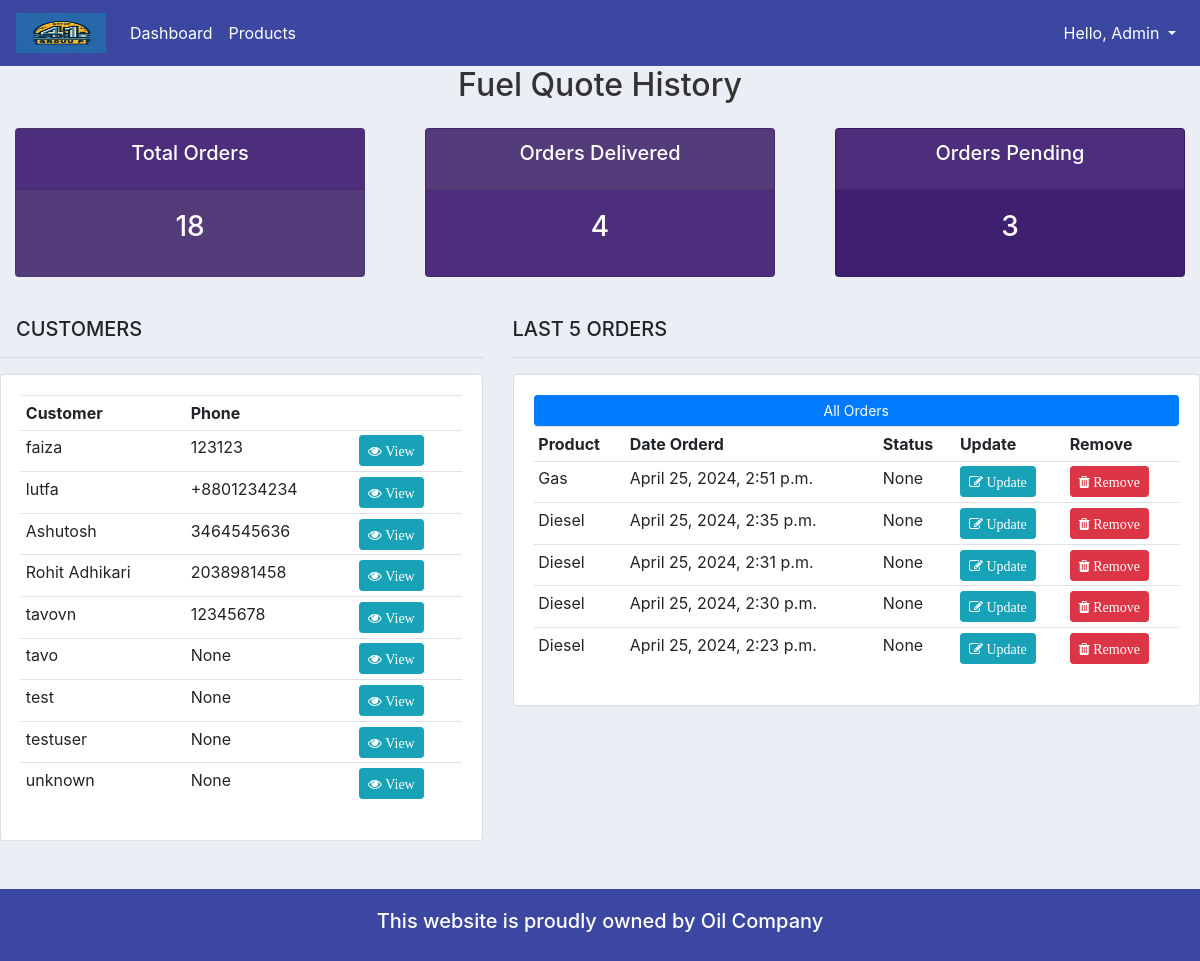
Before: / (signed in) with the older database file.
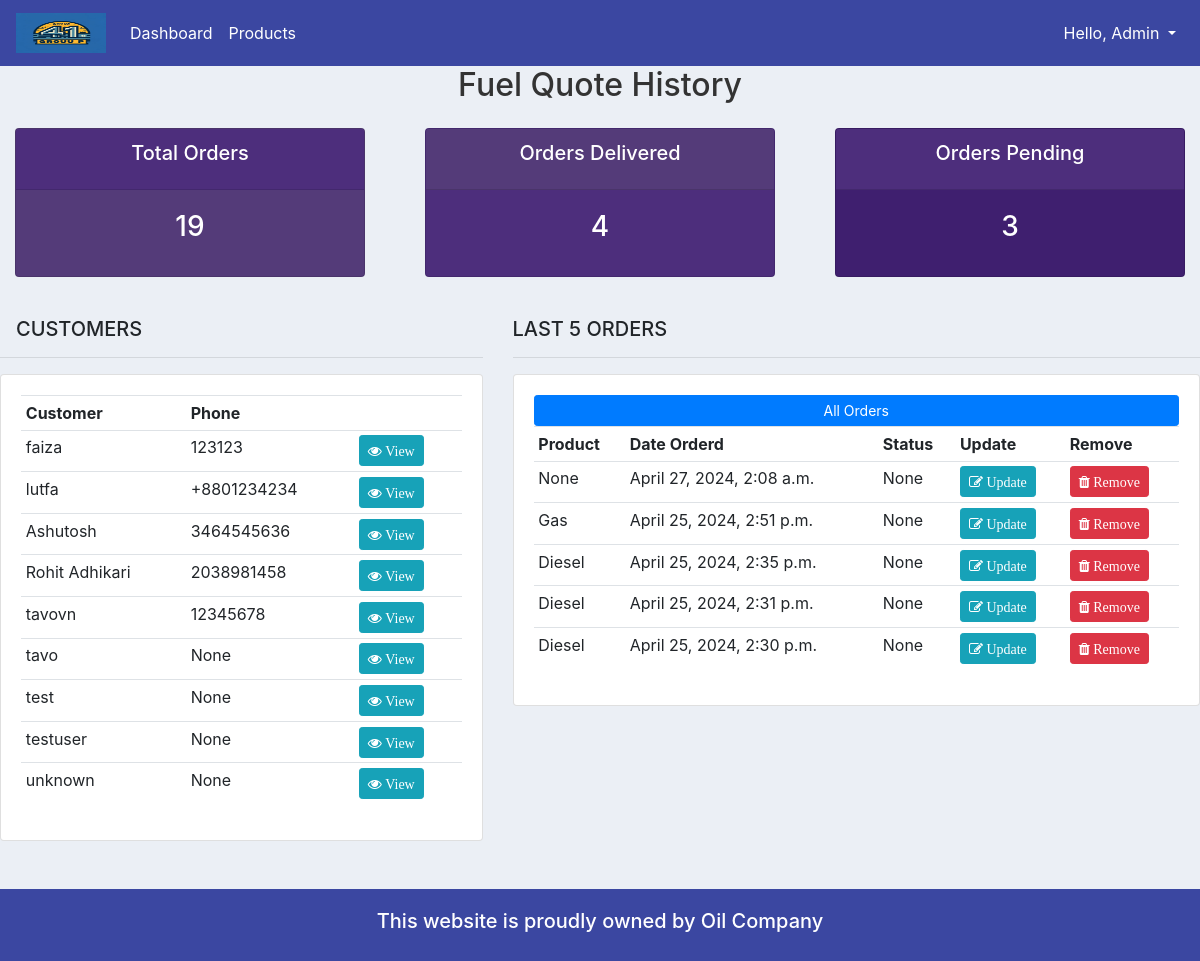
After: the same page with the newer database file.
### accounts/models.py (models this page shows, shortened)
class Customer(models.Model):
    user = models.OneToOneField(User, null=True, blank=True, on_delete=models.CASCADE) # one to one relationships(one customer can have one user and one user can have one customer)
    name = models.CharField(max_length=200, null=True)
    phone = models.CharField(max_length=200, null=True)
    email = models.CharField(max_length=200, null=True)
    profile_pic = models.ImageField(default="profile1.png", null=True, blank=True)
    date_created = models.DateTimeField(auto_now_add=True, null=True)

class Order(models.Model):
    STATUS = (
        ('Pending', 'Pending'),
        ('Out for delivery', 'Out for delivery'),
        ('Delivered', 'Delivered'),
    )
    customer = models.ForeignKey(Customer, null=True, on_delete=models.SET_NULL) # one to many relationships
    product = models.ForeignKey(Product, null=True, on_delete=models.SET_NULL) # one to many relationships
    date_created = models.DateTimeField(auto_now_add=True, null=True)
    status = models.CharField(max_length=200, null=True, choices=STATUS)
    note = models.CharField(max_length=1000, null=True) # for custom Search
    price = models.CharField(max_length=1000, null=True) # for custom Search
    delivery_date = models.DateField(null=True, blank=True)
    delivery_address = models.CharField(max_length=200, null=True)  # New field
    city = models.CharField(max_length=100, null=True)  # New field
    state = models.CharField(max_length=100, null=True)  # New field
    zip_code = models.CharField(max_length=20, null=True)  # New field
    gallons_requested = models.FloatField(null=True)
    has_history = models.BooleanField(null=True)
    suggested_price = models.FloatField(null=True)
    total_amount = models.FloatField(null=True)

class Product(models.Model):
    CATEGORY = (
        ('Indoor', 'Indoor'),
        ('Out Door', 'Out Door'),
    )
    name = models.CharField(max_length=200, null=True)
    price = models.FloatField(null=True)
    category = models.CharField(max_length=200, null=True, choices=CATEGORY)
    description = models.CharField(max_length=200, null=True, blank=True)
    date_created = models.DateTimeField(auto_now_add=True, null=True)
    tags = models.ManyToManyField(Tag) # Many to Many relationships
    def __str__(self):
        return self.name

### accounts/decorators.py (the view)
	def wrapper_function(request, *args, **kwargs):
		group = None
		if request.user.groups.exists():
			group = request.user.groups.all()[0].name
		if group == 'customer':
			return redirect('user-page')
		if group == 'admin':
			return view_func(request, *args, **kwargs)

### accounts/views.py (called while the page is built)
@login_required(login_url='login')
@admin_only
def home(request):
    last_five_orders = Order.objects.all().order_by('-date_created')[:5]
    orders = Order.objects.all()
    customers = Customer.objects.all()
    total_customers = customers.count()
    total_orders = orders.count()
    delivered = orders.filter(status='Delivered').count()
    pending = orders.filter(status='Pending').count()
    context = {
        'last_five_orders': last_five_orders,
        'orders': orders,
        'customers': customers,
        'total_customers': total_customers,
        'total_orders': total_orders,
        'delivered': delivered,
        'pending': pending
    }
    return render(request, 'accounts/dashboard.html', context)

### accounts/templates/accounts/dashboard.html
{% extends 'accounts/main.html' %}
{% block content %}
{% include 'accounts/status.html' %}
<br>
<div class="row">
	<div class="col-md-5">
		<h5 class="ml-3">CUSTOMERS</h5>
		<hr>
		<div class="card card-body">
			<table class="table table-sm">
				<tr>
					<th>Customer</th>
					<th>Phone</th>
					<th></th>
				</tr>
				{% for customer in customers %}
					<tr>
						<td>{{ customer.name }}</td>
						<td>{{ customer.phone }}</td>
						<td><a class="btn btn-sm btn-info" href="{% url 'customer' customer.id %}"><i class="fa fa-eye"> View</i></a></td>
					</tr>
				{% endfor %}
			</table>
		</div>
	</div>
	<div class="col-md-7">
		<h5>LAST 5 ORDERS</h5>
		<hr>
		<div class="card card-body">
			<table class="table table-sm">
				<tr>
					<th>Product</th>
					<th>Date Orderd</th>
					<th>Status</th>
					<th>Update</th>
					<th>Remove</th>
				</tr>
				{% for order in last_five_orders %}
					<tr>
						<td>{{ order.product }}</td>
						<td>{{ order.date_created }}</td>
						<td>{{ order.status }}</td>
						<td><a class="btn btn-sm btn-info" href="{% url 'updateOrder' order.id %}"><i class="fa fa-edit"> Update</i></a></td>
						<td><a class="btn btn-sm btn-danger" href="{% url 'delete_order' order.id %}"><i class="fa fa-trash"> Remove</i></a></td>
					</tr>
				{% endfor %}
				<a class="btn btn-primary btn-sm btn-block" href="{% url 'allOrders' %}">All Orders</a>
			</table>
		</div>
	</div>
</div>
{% endblock %}

Changed rows visible on the page:
no longer on this page (row unchanged): Order: product "Diesel", date_created "April 25, 2024, 2:23 p.m.", status "None"
added Order: product "None", date_created "April 27, 2024, 2:08 a.m.", status "None"
Other visible differences:
{{ total_orders }}: "18" → "19"
